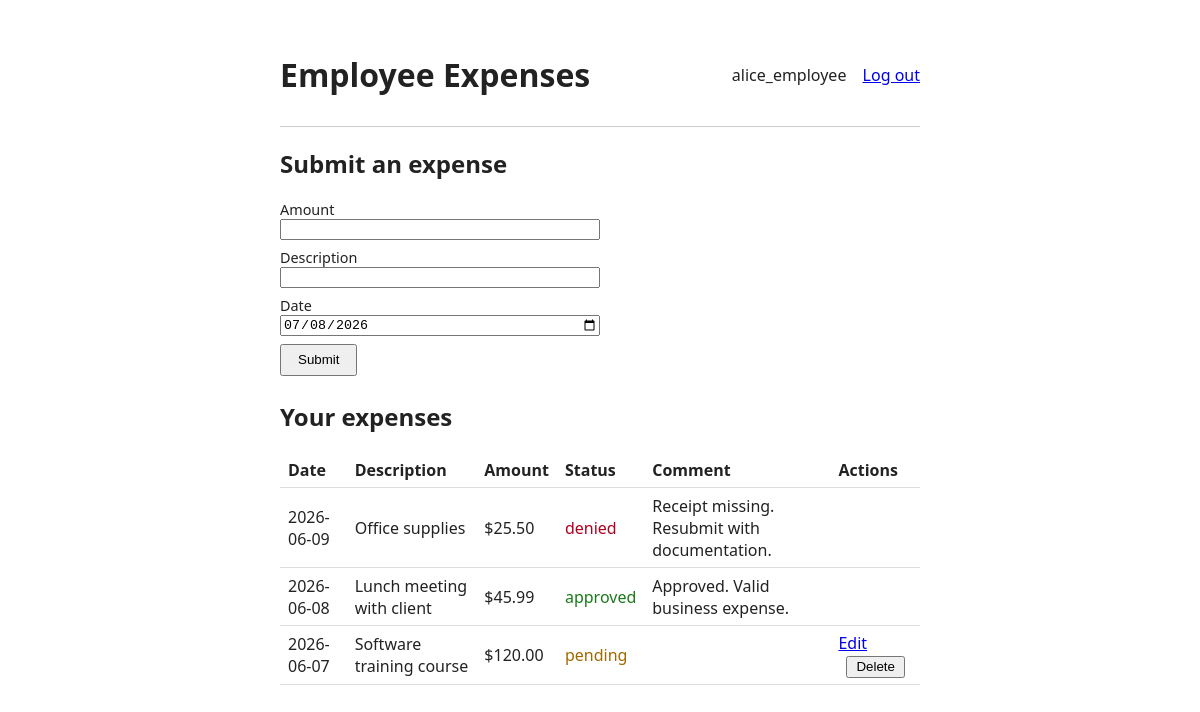
The page /dashboard (signed in) on the database as committed earlier.
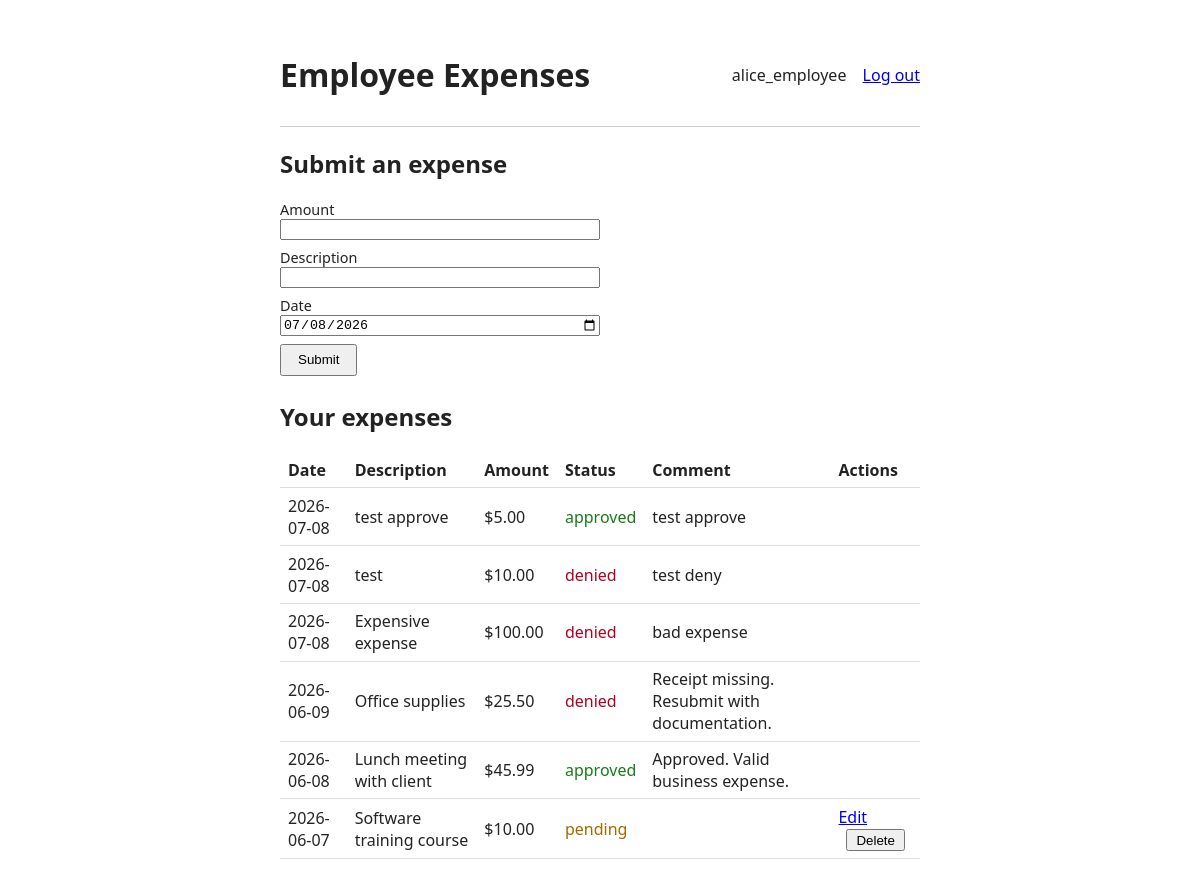
The same page on the database as committed later.
### tables this page shows
CREATE TABLE approvals (
    approval_id INTEGER PRIMARY KEY,
    expense_id INTEGER NOT NULL,
    status TEXT NOT NULL,
    reviewer INTEGER,
    comment TEXT,
    review_date TEXT,
    FOREIGN KEY (expense_id) REFERENCES expenses (expense_id)
);

CREATE TABLE expenses (
    expense_id INTEGER PRIMARY KEY,
    user_id INTEGER NOT NULL,
    amount REAL NOT NULL,
    exp_description TEXT NOT NULL,
    date TEXT NOT NULL,
    FOREIGN KEY (user_id) REFERENCES users (user_id)
);

### employee_app/app.py (the view)
@app.route("/dashboard")
@login_required
def dashboard():
    expenses = database.get_employee_expenses(session["user_id"])
    return render_template("dashboard.html", expenses=expenses, today=date.today().isoformat())

### employee_app/auth.py (called while the page is built)
def login_required(view):
    @wraps(view)
    def wrapped_view(*args, **kwargs):
        if "user_id" not in session:
            flash("Please log in to continue.")
            return redirect(url_for("login"))
        return view(*args, **kwargs)
    return wrapped_view

### employee_app/database.py (called while the page is built)
def get_connection():
        try:
                conn = sqlite3.connect(DB_PATH)
                conn.row_factory = sqlite3.Row
                return conn, conn.cursor()
        except sqlite3.Error as error:
                raise RuntimeError(f"Failed to connect to database: {error}") from error

### employee_app/templates/dashboard.html (shortened to what this page needs)
{% extends "base.html" %}
{% block content %}
<section>
    <h2>Submit an expense</h2>
    <form method="post" action="{{ url_for('submit_expense') }}">
        <label>
            Amount
            <input type="number" name="amount" step="0.01" min="0.01" required>
        </label>
        <label>
            Description
            <input type="text" name="description" required>
        </label>
        <label>
            Date
            <input type="date" name="date" value="{{ today }}" required>
        </label>
        <button type="submit">Submit</button>
    </form>
</section>
<section>
    <h2>Your expenses</h2>
    {% if expenses %}
    <table>
        <thead>
            <tr>
                <th>Date</th>
                <th>Description</th>
                <th>Amount</th>
                <th>Status</th>
                <th>Comment</th>
                <th>Actions</th>
            </tr>
        </thead>
        <tbody>
            {% for item in expenses %}
            <tr>
                <td>{{ item.expense.date }}</td>
                <td>{{ item.expense.description }}</td>
                <td>${{ "%.2f"|format(item.expense.amount) }}</td>
                <td class="status status-{{ item.status }}">{{ item.status }}</td>
                <td>{{ item.comment or "" }}</td>
                <td>
                    {% if item.status == "pending" %}
                    <a href="{{ url_for('edit_expense', expense_id=item.expense.expense_id) }}">Edit</a>
                    <form method="post" action="{{ url_for('delete_expense', expense_id=item.expense.expense_id) }}"
                          onsubmit="return confirm('Delete this expense?');" class="inline-form">
                        <button type="submit">Delete</button>
                    </form>
                    {% endif %}
                </td>
            </tr>
            {% endfor %}
        </tbody>
    </table>
    {% else %}
    <p>No expenses submitted yet.</p>
    {% endif %}
</section>
{% endblock %}

### employee_app/templates/base.html (shortened to what this page needs)
<!doctype html>
<html lang="en">
<head>
    <link rel="stylesheet" href="{{ url_for('static', filename='style.css') }}">
</head>
<body>
    <header>
        <h1>Employee Expenses</h1>
        {% if session.get('user_id') %}
        <nav>
            <span>{{ session.get('username') }}</span>
            <a href="{{ url_for('logout') }}">Log out</a>
        </nav>
        {% endif %}
    </header>
    <main>
        {% block content %}{% endblock %}
    </main>
</body>
</html>

### employee_app/static/style.css (style rules this page uses)
body { font-family: system-ui, sans-serif; max-width: 40rem; margin: 2rem auto; padding: 0 1rem; color: #222; }
header { display: flex; justify-content: space-between; align-items: center; border-bottom: 1px solid #ccc; padding-bottom: 0.5rem; margin-bottom: 1rem; }
nav a { margin-left: 0.75rem; }
form { display: flex; flex-direction: column; gap: 0.5rem; max-width: 20rem; margin-bottom: 1.5rem; }
label { display: flex; flex-direction: column; font-size: 0.9rem; }
button { align-self: flex-start; padding: 0.4rem 1rem; }
table { width: 100%; border-collapse: collapse; }
th, td { text-align: left; padding: 0.4rem 0.5rem; border-bottom: 1px solid #ddd; }
td .inline-form { display: inline; margin-left: 0.5rem; }
td .inline-form button { padding: 0.1rem 0.5rem; }
.status-pending { color: #a06a00; }
.status-approved { color: #1a7a1a; }
.status-denied { color: #b00020; }

Rows that differ between the two databases and show on the page:
added approvals: expense "2026-07-08", expense.description "test approve", status "approved", comment "test approve"
added expenses: expense.amount "5.00"
added approvals: expense "2026-07-08", expense.description "test", status "denied", comment "test deny"
added expenses: expense.amount "10.00"
added approvals: expense "2026-07-08", expense.description "Expensive expense", status "denied", comment "bad expense"
added expenses: expense.amount "100.00"
changed expenses (number 6 of 6 on the later page): expense.amount "120.00" → "10.00"
